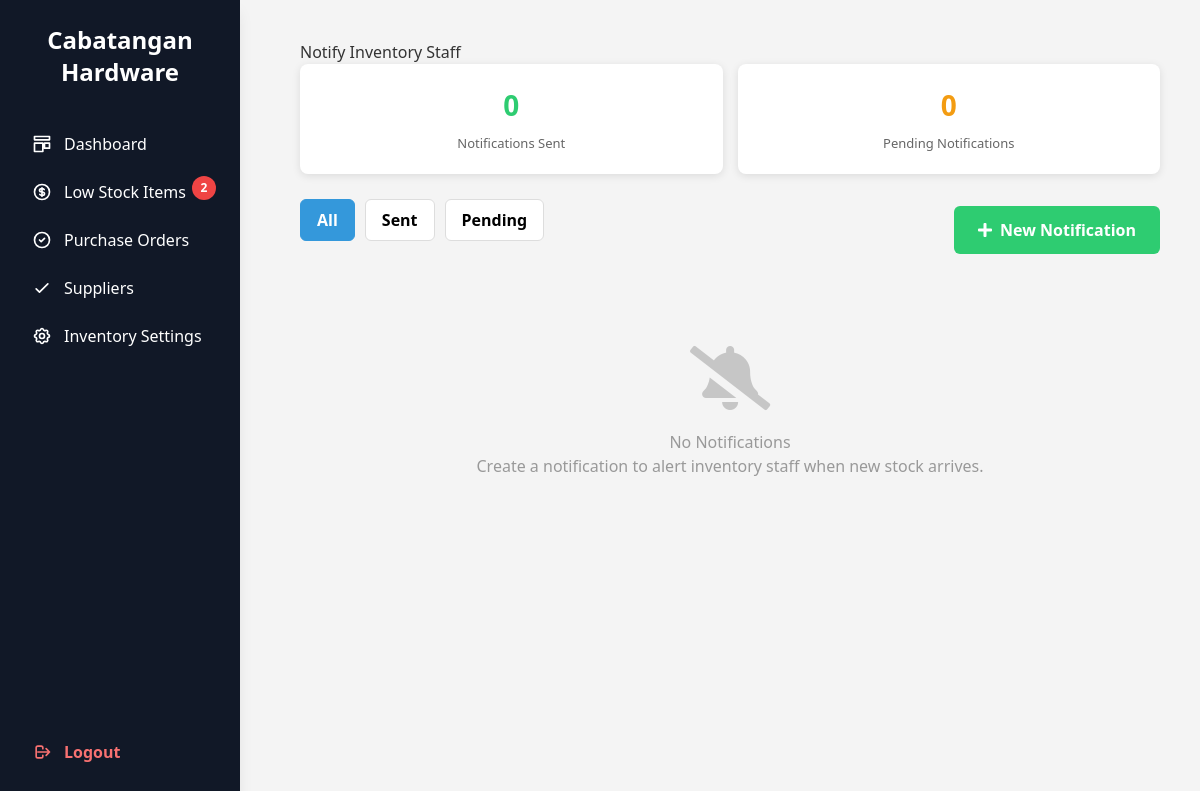
Page /procurement/notify_staff.php (signed in) on the earlier database version.
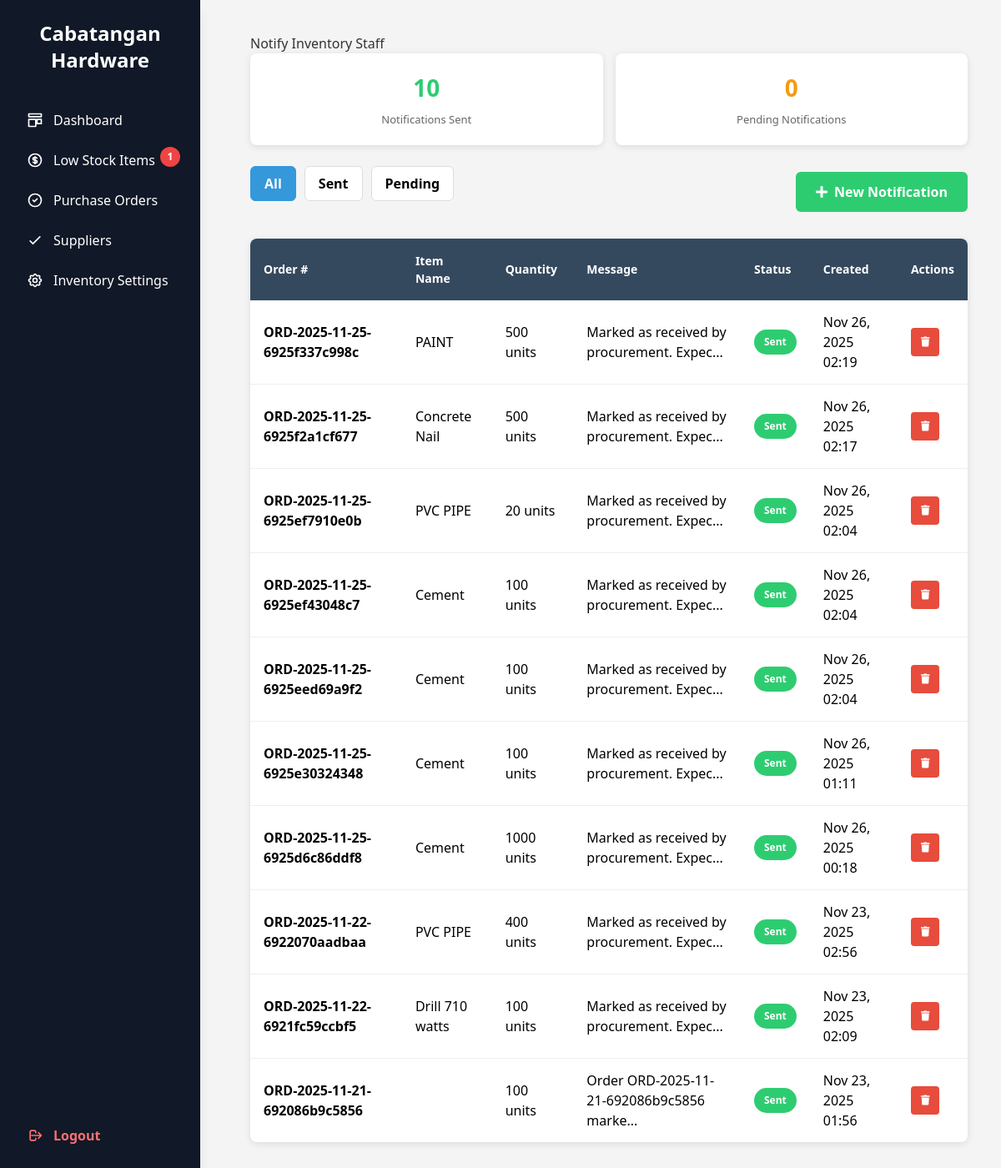
Same page on the later database version.
### tables this page shows
CREATE TABLE `notifications` (
  `id` int(11) NOT NULL,
  `order_number` varchar(50) NOT NULL,
  `item_name` varchar(100) NOT NULL,
  `quantity` int(11) NOT NULL,
  `message` text NOT NULL,
  `created_by` int(11) DEFAULT NULL,
  `created_at` timestamp NOT NULL DEFAULT current_timestamp(),
  `sent_to_staff` tinyint(1) DEFAULT 0,
  `processed` tinyint(1) DEFAULT 0,
  `processed_by` int(11) DEFAULT NULL,
  `processed_at` datetime DEFAULT NULL,
  `processed_notes` text DEFAULT NULL,
  `processed_added_qty` int(11) DEFAULT NULL,
  `processed_defective_qty` int(11) DEFAULT NULL,
  `order_id` varchar(255) DEFAULT NULL,
  `item_id` varchar(255) DEFAULT NULL
);

### procurement/notify_staff.php (the view, shortened to what the changed rows need)
<?php
require_once '../db.php';
try {
    $pdo->exec("CREATE TABLE IF NOT EXISTS `notifications` (
        `id` INT(11) NOT NULL AUTO_INCREMENT PRIMARY KEY,
        `order_id` INT(11) DEFAULT NULL,
        `order_number` VARCHAR(50) DEFAULT NULL,
        `item_id` INT(11) DEFAULT NULL,
        `item_name` VARCHAR(100) NOT NULL,
        `quantity` INT(11) NOT NULL,
        `message` TEXT NOT NULL,
        `created_by` INT(11) DEFAULT NULL,
        `created_at` TIMESTAMP DEFAULT CURRENT_TIMESTAMP,
        `sent_to_staff` TINYINT(1) DEFAULT 0,
        `processed` TINYINT(1) DEFAULT 0,
        `processed_by` INT(11) DEFAULT NULL,
        `processed_at` DATETIME DEFAULT NULL,
        `processed_notes` TEXT DEFAULT NULL,
        `processed_added_qty` INT(11) DEFAULT NULL,
        `processed_defective_qty` INT(11) DEFAULT NULL,
        FOREIGN KEY (`created_by`) REFERENCES `users`(`id`) ON DELETE SET NULL
    )");
    $cols = [
        'order_id','item_id','processed','processed_by','processed_at','processed_notes','processed_added_qty','processed_defective_qty'
    ];
    foreach ($cols as $c) {
        try { $pdo->exec("ALTER TABLE notifications ADD COLUMN IF NOT EXISTS `$c` VARCHAR(255) NULL"); } catch (Exception $e) {  }
    }
} catch (Exception $e) {
}
$notifications = $pdo->query("
    SELECT n.*, u.username as created_by_name
    FROM notifications n
    LEFT JOIN users u ON n.created_by = u.id
    ORDER BY n.created_at DESC
")->fetchAll();
?>
<!DOCTYPE html>
<html lang="en">
<head>
    <link rel="stylesheet" href="https://cdnjs.cloudflare.com/ajax/libs/font-awesome/5.15.4/css/all.min.css">
</head>
<body>
    <?php include 'includesProc/sidebar.php'; ?>
    <div class="content">
        <h2>Notify Inventory Staff</h2>
        <div class="stat-row">
            <div class="stat-card">
                <div class="stat-value" style="color: #2ecc71;"><?= count(array_filter($notifications, fn($n) => $n['sent_to_staff'] == 1)) ?></div>
                <div class="stat-label">Notifications Sent</div>
            </div>
        </div>
        <?php if (empty($notifications)): ?>
        <div class="empty-state">
            <i class="fas fa-bell-slash"></i>
            <h3>No Notifications</h3>
            <p>Create a notification to alert inventory staff when new stock arrives.</p>
        </div>
        <?php else: ?>
        <table>
            <thead>
                <tr>
                    <th>Order #</th>
                    <th>Item Name</th>
                    <th>Quantity</th>
                    <th>Message</th>
                    <th>Status</th>
                    <th>Created</th>
                    <th>Actions</th>
                </tr>
            </thead>
            <tbody id="notificationsTable">
                <?php foreach ($notifications as $notif): ?>
                <tr data-sent="<?= $notif['sent_to_staff'] ?>">
                    <td><strong><?= htmlspecialchars($notif['order_number']) ?></strong></td>
                    <td><?= htmlspecialchars($notif['item_name']) ?></td>
                    <td><?= $notif['quantity'] ?> units</td>
                    <td><?= htmlspecialchars(substr($notif['message'], 0, 40)) ?><?= strlen($notif['message']) > 40 ? '...' : '' ?></td>
                    <td><span class="badge <?= $notif['sent_to_staff'] ? 'sent' : 'pending' ?>"><?= $notif['sent_to_staff'] ? 'Sent' : 'Pending' ?></span></td>
                    <td><?= date('M d, Y H:i', strtotime($notif['created_at'])) ?></td>
                    <td>
                        <div class="action-buttons">
                            <button class="action-btn delete" onclick="deleteNotification(<?= $notif['id'] ?>)">
                                <i class="fas fa-trash"></i>
                            </button>
                        </div>
                    </td>
                </tr>
                <?php endforeach; ?>
            </tbody>
        </table>
        <?php endif; ?>
    </div>
</body>
</html>

### procurement/includesProc/sidebar.php (shortened to what the changed rows need)
<?php
  $currentPage = basename($_SERVER['PHP_SELF']);
  require_once '../db.php';
  $lowStockCount = $pdo->query("SELECT COUNT(*) as count FROM inventory WHERE quantity <= low_threshold")->fetch()['count'] ?? 0;
?>
<div class="h-screen w-[240px] fixed top-0 left-0 bg-gray-900 text-white flex flex-col px-4 py-6 shadow-lg">
  <h2 class="text-2xl font-bold text-center mb-8 text-white">Cabatangan Hardware</h2>
  <a href="../procurement/low_stock.php"
     class="flex items-center gap-3 py-3 px-4 rounded-md transition relative
     <?= $currentPage === 'low_stock.php' ? 'bg-teal-600' : 'hover:bg-gray-800' ?>">
    Low Stock Items
    <?php if ($lowStockCount > 0): ?>
    <span class="absolute right-2 top-2 bg-red-500 text-white text-xs font-bold rounded-full w-6 h-6 flex items-center justify-center">
      <?= $lowStockCount ?>
    </span>
    <?php endif; ?>
  </a>
</div>
<script src="../assets/third_party/tailwind.min.js"></script>

Differences in the rows shown:
added notifications: order_number "ORD-2025-11-25-6925f337c998c", item_name "PAINT", quantity "500", message "Marked as received by procurement. Expec", sent_to_staff "Sent", created_at "Nov 26, 2025 02:19"
added notifications: order_number "ORD-2025-11-25-6925f2a1cf677", item_name "Concrete Nail", quantity "500", message "Marked as received by procurement. Expec", sent_to_staff "Sent", created_at "Nov 26, 2025 02:17"
added notifications: order_number "ORD-2025-11-25-6925ef7910e0b", item_name "PVC PIPE", quantity "20", message "Marked as received by procurement. Expec", sent_to_staff "Sent", created_at "Nov 26, 2025 02:04"
added notifications: order_number "ORD-2025-11-25-6925ef43048c7", item_name "Cement", quantity "100", message "Marked as received by procurement. Expec", sent_to_staff "Sent", created_at "Nov 26, 2025 02:04"
added notifications: order_number "ORD-2025-11-25-6925eed69a9f2", item_name "Cement", quantity "100", message "Marked as received by procurement. Expec", sent_to_staff "Sent", created_at "Nov 26, 2025 02:04"
added notifications: order_number "ORD-2025-11-25-6925e30324348", item_name "Cement", quantity "100", message "Marked as received by procurement. Expec", sent_to_staff "Sent", created_at "Nov 26, 2025 01:11"
added notifications: order_number "ORD-2025-11-25-6925d6c86ddf8", item_name "Cement", quantity "1000", message "Marked as received by procurement. Expec", sent_to_staff "Sent", created_at "Nov 26, 2025 00:18"
added notifications: order_number "ORD-2025-11-22-6922070aadbaa", item_name "PVC PIPE", quantity "400", message "Marked as received by procurement. Expec", sent_to_staff "Sent", created_at "Nov 23, 2025 02:56"
added notifications: order_number "ORD-2025-11-22-6921fc59ccbf5", item_name "Drill 710 watts", quantity "100", message "Marked as received by procurement. Expec", sent_to_staff "Sent", created_at "Nov 23, 2025 02:09"
added notifications: order_number "ORD-2025-11-21-692086b9c5856", quantity "100", message "Order ORD-2025-11-21-692086b9c5856 marke", sent_to_staff "Sent", created_at "Nov 23, 2025 01:56"
Other differences:
$lowStockCount: "2" → "1"
text no longer shown: "0 No Notifications Create a notification to alert inventory staff when new stock arrives."
text now shown: "10 Order # Item Name Quantity Message Status Created Actions"
